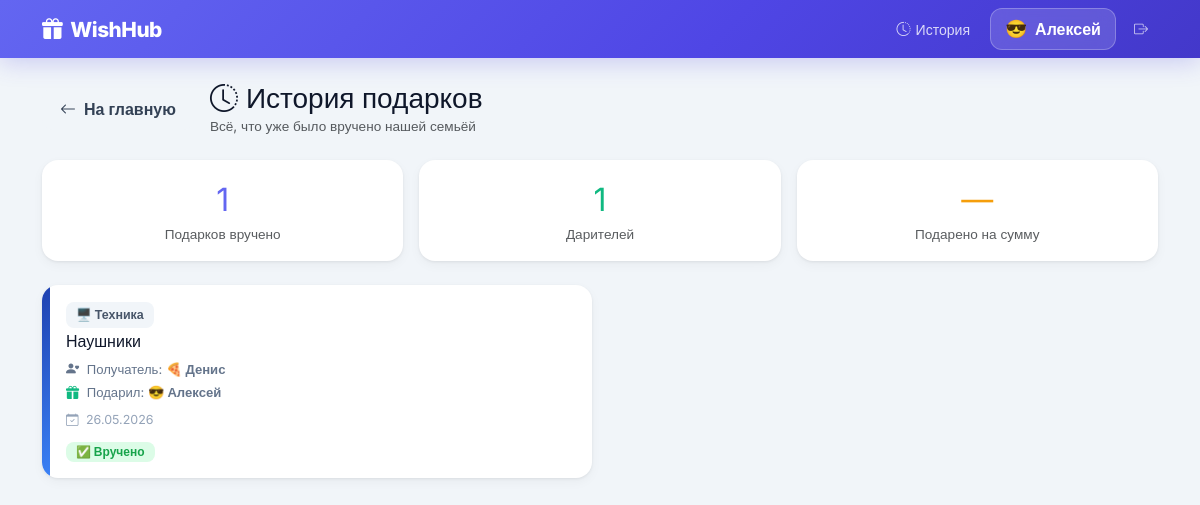
The app's page /history (signed in), older data.
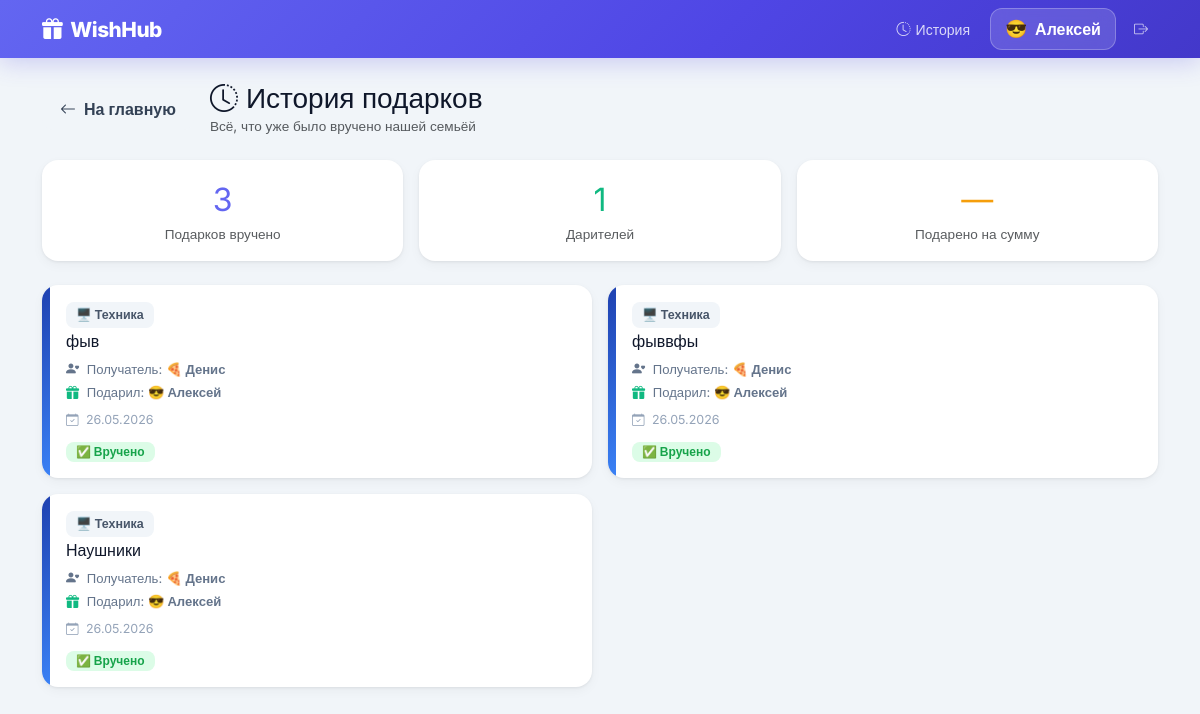
The same page, newer data.
### app.py (models this page shows)
class User(UserMixin, db.Model):
    id            = db.Column(db.Integer, primary_key=True)
    username      = db.Column(db.String(50), unique=True, nullable=False)
    password_hash = db.Column(db.String(255), nullable=False)
    name          = db.Column(db.String(50), nullable=False)
    is_admin      = db.Column(db.Boolean, default=False)
    birthday      = db.Column(db.Date, nullable=True)
    emoji         = db.Column(db.String(10), default='🎁')
    wishes        = db.relationship('WishItem', backref='owner', lazy=True, foreign_keys='WishItem.user_id')

class WishItem(db.Model):
    id           = db.Column(db.Integer, primary_key=True)
    title        = db.Column(db.String(100), nullable=False)
    description  = db.Column(db.Text, nullable=True)
    link         = db.Column(db.String(500), nullable=True)
    image_url    = db.Column(db.String(500), nullable=True)
    price        = db.Column(db.Float, nullable=True)
    category     = db.Column(db.String(20), default='other')
    priority     = db.Column(db.String(20), default='medium')
    user_id      = db.Column(db.Integer, db.ForeignKey('user.id'), nullable=False)
    booked_by_id = db.Column(db.Integer, db.ForeignKey('user.id'), nullable=True)
    is_purchased = db.Column(db.Boolean, default=False)
    purchased_at = db.Column(db.DateTime, nullable=True)
    created_at   = db.Column(db.DateTime, default=datetime.utcnow)
    booked_by    = db.relationship('User', foreign_keys=[booked_by_id])

### app.py (the view)
@app.route('/history')
@login_required
def history():
    purchased = WishItem.query.filter_by(is_purchased=True)\
                              .order_by(WishItem.purchased_at.desc()).all()
    return render_template('history.html', purchased=purchased, category_map=CATEGORY_MAP)

### app.py (called while the page is built)
@login_manager.user_loader
def load_user(user_id):
    return db.session.get(User, int(user_id))

### templates/history.html (shortened to what this page needs)
{% extends "base.html" %}
{% block content %}
<div class="d-flex align-items-center gap-3 mb-4">
  <a href="{{ url_for('index') }}" class="btn btn-w btn-w-light">
    <i class="bi bi-arrow-left me-1"></i> На главную
  </a>
  <div>
    <h3 class="fw-800 mb-0"><i class="bi bi-clock-history text-indigo me-2"></i>История подарков</h3>
    <p class="text-muted mb-0" style="font-size:.85rem">Всё, что уже было вручено нашей семьёй</p>
  </div>
</div>
{% if purchased %}
<div class="row g-3 mb-4">
  <div class="col-sm-4">
    <div class="card-w p-3 text-center">
      <div class="fw-800" style="font-size:2rem;color:#6366f1">{{ purchased|length }}</div>
      <div class="text-muted" style="font-size:.85rem">Подарков вручено</div>
    </div>
  </div>
  <div class="col-sm-4">
    <div class="card-w p-3 text-center">
      {% set gifters = purchased|map(attribute='booked_by')|unique(attribute='id')|list %}
      <div class="fw-800" style="font-size:2rem;color:#10b981">{{ gifters|length }}</div>
      <div class="text-muted" style="font-size:.85rem">Дарителей</div>
    </div>
  </div>
  <div class="col-sm-4">
    <div class="card-w p-3 text-center">
      {% set total_price = purchased|selectattr('price')|map(attribute='price')|sum %}
      <div class="fw-800" style="font-size:2rem;color:#f59e0b">
        {{ '{:,.0f}'.format(total_price).replace(',', ' ') if total_price else '—' }}
      </div>
      <div class="text-muted" style="font-size:.85rem">Подарено на сумму</div>
    </div>
  </div>
</div>
<div class="row g-3">
  {% for wish in purchased %}
  <div class="col-md-6">
    <div class="card-w overflow-hidden h-100">
      <div class="d-flex h-100">
        <div style="width:8px;flex-shrink:0;background:{{ category_map[wish.category].gradient }}"></div>
        <div class="p-3 flex-grow-1">
          <div class="d-flex justify-content-between align-items-start mb-2">
            <div>
              <span class="cat-chip mb-1 d-inline-flex">{{ category_map[wish.category].emoji }} {{ category_map[wish.category].label }}</span>
              <h6 class="fw-700 mb-0">{{ wish.title }}</h6>
            </div>
          </div>
          <div class="d-flex align-items-center gap-2 flex-wrap" style="font-size:.82rem;color:#64748b">
            <span>
              <i class="bi bi-person-heart me-1"></i>
              Получатель: <strong>{{ wish.owner.emoji }} {{ wish.owner.name }}</strong>
            </span>
          </div>
          <div class="d-flex align-items-center gap-2 flex-wrap mt-1" style="font-size:.82rem;color:#64748b">
            <span>
              <i class="bi bi-gift-fill me-1" style="color:#10b981"></i>
              Подарил: <strong>{{ wish.booked_by.emoji }} {{ wish.booked_by.name }}</strong>
            </span>
          </div>
          {% if wish.purchased_at %}
          <div class="mt-2" style="font-size:.78rem;color:#94a3b8">
            <i class="bi bi-calendar-check me-1"></i>
            {{ wish.purchased_at.strftime('%d.%m.%Y') }}
          </div>
          {% endif %}
          <div class="mt-2">
            <span class="badge" style="background:#dcfce7;color:#16a34a;font-size:.75rem;padding:4px 10px;border-radius:8px">
              ✅ Вручено
            </span>
          </div>
        </div>
      </div>
    </div>
  </div>
  {% endfor %}
</div>
{% endif %}
{% endblock %}

### templates/base.html (shortened to what this page needs)
<!DOCTYPE html>
<html lang="ru">
<head>
<link href="https://cdn.jsdelivr.net/npm/bootstrap@5.3.0/dist/css/bootstrap.min.css" rel="stylesheet">
<link href="https://cdn.jsdelivr.net/npm/bootstrap-icons@1.11.3/font/bootstrap-icons.min.css" rel="stylesheet">
</head>
<body>
<nav class="navbar navbar-expand-lg navbar-custom py-2 mb-4">
  <div class="container">
    <a class="navbar-brand text-white d-flex align-items-center gap-2" href="{{ url_for('index') }}">
      <i class="bi bi-gift-fill"></i> WishHub
    </a>
    {% if current_user.is_authenticated %}
    <div class="d-flex align-items-center gap-2 ms-auto flex-wrap">
      <a href="{{ url_for('history') }}" class="nav-history-btn">
        <i class="bi bi-clock-history"></i><span class="d-none d-sm-inline">История</span>
      </a>
      <a href="{{ url_for('my_wishlist') }}" class="nav-user-btn">
        <span style="font-size:1.1rem">{{ current_user.emoji }}</span>
        <span>{{ current_user.name }}</span>
      </a>
      <form method="POST" action="{{ url_for('logout') }}" class="m-0">
        <button type="submit" class="nav-link-logout border-0 bg-transparent cursor-pointer">
          <i class="bi bi-box-arrow-right"></i>
        </button>
      </form>
    </div>
    {% endif %}
  </div>
</nav>
<div class="container pb-5">
  {% block content %}{% endblock %}
</div>
</body>
</html>

### templates/base.html (style rules this page uses)
:root { --indigo: #6366f1; --indigo-d: #4f46e5; --indigo-l: #e0e7ff; --bg: #f1f5f9; --card: #fff; --text: #0f172a; --muted: #64748b; --border: #e2e8f0; --shadow: 0 1px 3px rgba(0,0,0,.07), 0 4px 12px rgba(0,0,0,.04); --shadow-lg: 0 8px 30px rgba(99,102,241,.12); --radius: 16px; --radius-sm: 10px; }
* { box-sizing: border-box; }
body { font-family:'Inter',sans-serif; background:var(--bg); color:var(--text); min-height:100vh; }
.navbar-custom { background: linear-gradient(135deg, #6366f1 0%, #4f46e5 60%, #4338ca 100%); box-shadow: 0 4px 24px rgba(79,70,229,.25); }
.navbar-brand { font-weight: 800; font-size: 1.3rem; letter-spacing: -.5px; }
.nav-user-btn { background: rgba(255,255,255,.15); backdrop-filter: blur(8px); border: 1px solid rgba(255,255,255,.25); border-radius: 12px; color: #fff; padding: 7px 14px; font-weight: 600; text-decoration: none; display: flex; align-items: center; gap: 8px; transition: all .2s; }
.nav-link-logout { color: rgba(255,255,255,.7); text-decoration: none; font-size: .88rem; padding: 6px 10px; border-radius: 8px; transition: all .2s; }
.nav-history-btn { color: rgba(255,255,255,.8); text-decoration: none; font-size: .88rem; padding: 6px 12px; border-radius: 8px; transition: all .2s; display: flex; align-items: center; gap: 5px; }
.card-w { background: var(--card); border: none; border-radius: var(--radius); box-shadow: var(--shadow); transition: transform .25s, box-shadow .25s; }
.btn-w { border-radius: 10px; font-weight: 600; padding: 9px 18px; transition: all .2s; border: none; }
.btn-w-light { background: #f1f5f9; color: #334155; }
.cat-chip { display: inline-flex; align-items: center; gap: 5px; padding: 4px 10px; border-radius: 8px; font-size: .78rem; font-weight: 600; background: #f1f5f9; color: #475569; }

Row changes from the older to the newer data that the page shows:
added WishItem: category "🖥️", category "Техника", title "фыв", owner.emoji "🍕", owner.name "Денис", booked_by.emoji "😎", booked_by.name "Алексей", purchased_at "26.05.2026"
now on this page (row edited): WishItem: category "🖥️", category "Техника", title "фыввфы", owner.emoji "🍕", owner.name "Денис", booked_by.emoji "😎", booked_by.name "Алексей", purchased_at "26.05.2026"
Text that changed along with them:
{{ purchased|length }}: "1" → "3"
